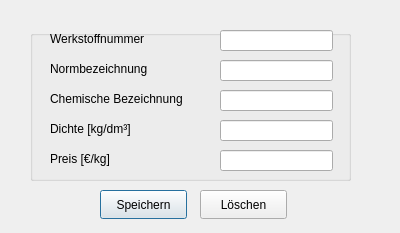
<?xml version="1.0" encoding="UTF-8"?>
<ui version="4.0">
 <class>Material</class>
 <widget class="QDialog" name="Material">
  <property name="geometry">
   <rect>
    <x>0</x>
    <y>0</y>
    <width>400</width>
    <height>233</height>
   </rect>
  </property>
  <property name="windowTitle">
   <string>Material</string>
  </property>
  <widget class="QGroupBox" name="groupBox">
   <property name="geometry">
    <rect>
     <x>30</x>
     <y>30</y>
     <width>321</width>
     <height>151</height>
    </rect>
   </property>
   <property name="title">
    <string/>
   </property>
   <widget class="QLineEdit" name="lineEdit_material">
    <property name="geometry">
     <rect>
      <x>190</x>
      <y>0</y>
      <width>113</width>
      <height>21</height>
     </rect>
    </property>
   </widget>
   <widget class="QLabel" name="label_material">
    <property name="geometry">
     <rect>
      <x>20</x>
      <y>0</y>
      <width>151</width>
      <height>17</height>
     </rect>
    </property>
    <property name="text">
     <string>Werkstoffnummer</string>
    </property>
   </widget>
   <widget class="QLineEdit" name="lineEdit_standard">
    <property name="geometry">
     <rect>
      <x>190</x>
      <y>30</y>
      <width>113</width>
      <height>21</height>
     </rect>
    </property>
   </widget>
   <widget class="QLabel" name="label_standard">
    <property name="geometry">
     <rect>
      <x>20</x>
      <y>30</y>
      <width>151</width>
      <height>17</height>
     </rect>
    </property>
    <property name="text">
     <string>Normbezeichnung</string>
    </property>
   </widget>
   <widget class="QLineEdit" name="lineEdit_chemical">
    <property name="geometry">
     <rect>
      <x>190</x>
      <y>60</y>
      <width>113</width>
      <height>21</height>
     </rect>
    </property>
   </widget>
   <widget class="QLabel" name="label_chemical">
    <property name="geometry">
     <rect>
      <x>20</x>
      <y>60</y>
      <width>151</width>
      <height>17</height>
     </rect>
    </property>
    <property name="text">
     <string>Chemische Bezeichnung</string>
    </property>
   </widget>
   <widget class="QLabel" name="label_density">
    <property name="geometry">
     <rect>
      <x>20</x>
      <y>90</y>
      <width>141</width>
      <height>17</height>
     </rect>
    </property>
    <property name="text">
     <string>Dichte [kg/dm³]</string>
    </property>
   </widget>
   <widget class="QLineEdit" name="lineEdit_density">
    <property name="geometry">
     <rect>
      <x>190</x>
      <y>90</y>
      <width>113</width>
      <height>21</height>
     </rect>
    </property>
   </widget>
   <widget class="QLabel" name="label_price">
    <property name="geometry">
     <rect>
      <x>20</x>
      <y>120</y>
      <width>151</width>
      <height>17</height>
     </rect>
    </property>
    <property name="text">
     <string>Preis [€/kg]</string>
    </property>
   </widget>
   <widget class="QLineEdit" name="lineEdit_price">
    <property name="geometry">
     <rect>
      <x>190</x>
      <y>120</y>
      <width>113</width>
      <height>21</height>
     </rect>
    </property>
   </widget>
  </widget>
  <widget class="QPushButton" name="pushButton_save">
   <property name="geometry">
    <rect>
     <x>100</x>
     <y>190</y>
     <width>87</width>
     <height>29</height>
    </rect>
   </property>
   <property name="text">
    <string>Speichern</string>
   </property>
  </widget>
  <widget class="QPushButton" name="pushButton_delete">
   <property name="geometry">
    <rect>
     <x>200</x>
     <y>190</y>
     <width>87</width>
     <height>29</height>
    </rect>
   </property>
   <property name="text">
    <string>Löschen</string>
   </property>
  </widget>
 </widget>
 <tabstops>
  <tabstop>lineEdit_material</tabstop>
  <tabstop>lineEdit_standard</tabstop>
  <tabstop>lineEdit_chemical</tabstop>
  <tabstop>lineEdit_density</tabstop>
  <tabstop>lineEdit_price</tabstop>
  <tabstop>pushButton_save</tabstop>
 </tabstops>
 <resources/>
 <connections/>
</ui>
